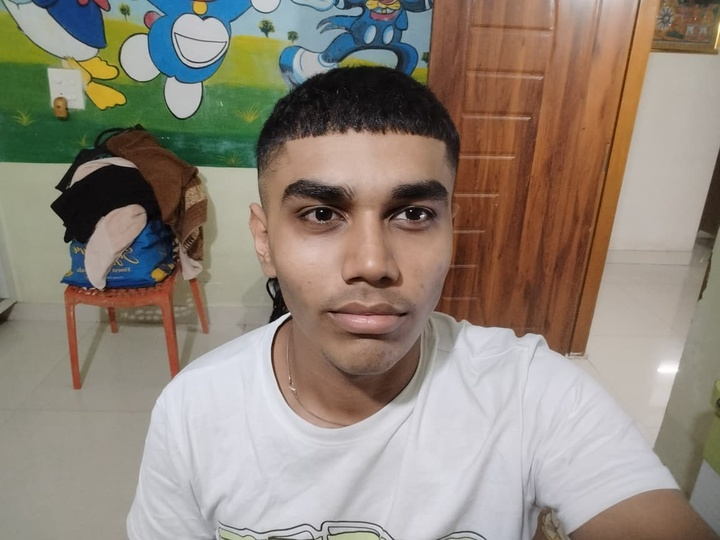
#> input picture face_reconigition/Training_Data/s1/11.jpg, 720 x 540 px, shrunk from 1152 x 864 before the run; its folder holds only this picture in this run
$ python main.py
#> lines starting #> are read from the running program, lines starting #| are printed output that depends on the picture
import cv2
import os
import numpy as np

# Load Haar Cascade
face_cascade = cv2.CascadeClassifier(
    cv2.data.haarcascades + "haarcascade_frontalface_default.xml"
)

# -----------------------------
# Detect Face
# -----------------------------
def detect_face(img):

    gray = cv2.cvtColor(img, cv2.COLOR_BGR2GRAY)

    faces = face_cascade.detectMultiScale(
        gray,
        scaleFactor=1.2,
        minNeighbors=5
    )

    if len(faces) == 0:
        return None, None

    (x, y, w, h) = faces[0]

    return gray[y:y+h, x:x+w], (x, y, w, h)


# -----------------------------
# Prepare Training Data
# -----------------------------
def prepare_training_data(data_folder_path):

#> called with data_folder_path = 'Training_Data'
    faces = []
    labels = []

    for dir_name in os.listdir(data_folder_path):

        if not dir_name.startswith("s"):
            continue

        label = int(dir_name.replace("s", ""))

        subject_dir_path = os.path.join(data_folder_path, dir_name)

        for image_name in os.listdir(subject_dir_path):

            # Accept jpg, jpeg and png images
            if not image_name.lower().endswith((".jpg", ".jpeg", ".png")):
                continue

            image_path = os.path.join(subject_dir_path, image_name)

            image = cv2.imread(image_path)
#> image is the input picture: shape (540, 720, 3); mean B, G, R 122, 134.2, 145

            if image is None:
                continue

            face, rect = detect_face(image)
#> in detect_face, `gray = cv2.cvtColor(img, cv2.COLOR_BGR2GRAY)`:
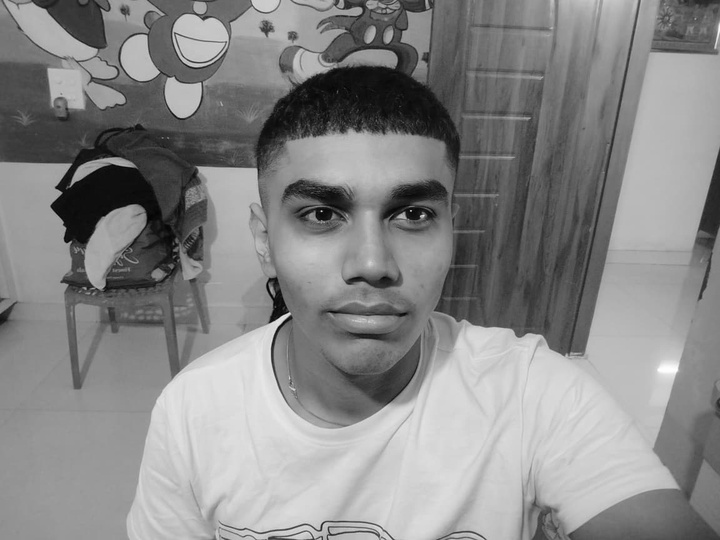
#> gray: shape (540, 720); min 0, max 254, mean 136
#> in detect_face, `faces = face_cascade.detectMultiScale( gray, scaleFactor=1.2, minNeigh..`: faces = [[247, 117, 242, 242]]
#> in detect_face, `(x, y, w, h) = faces[0]`: x = 247; y = 117; w = 242
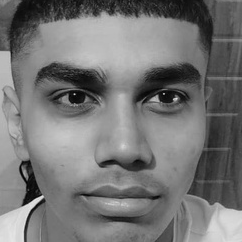
#> face: shape (242, 242); min 0, max 230, mean 117.3
#> rect = (247, 117, 242, 242)

            if face is not None:
                faces.append(face)
                labels.append(label)
#> pass 2 of the loop in prepare_training_data, `for dir_name in os.listdir(data_folder_path):`:
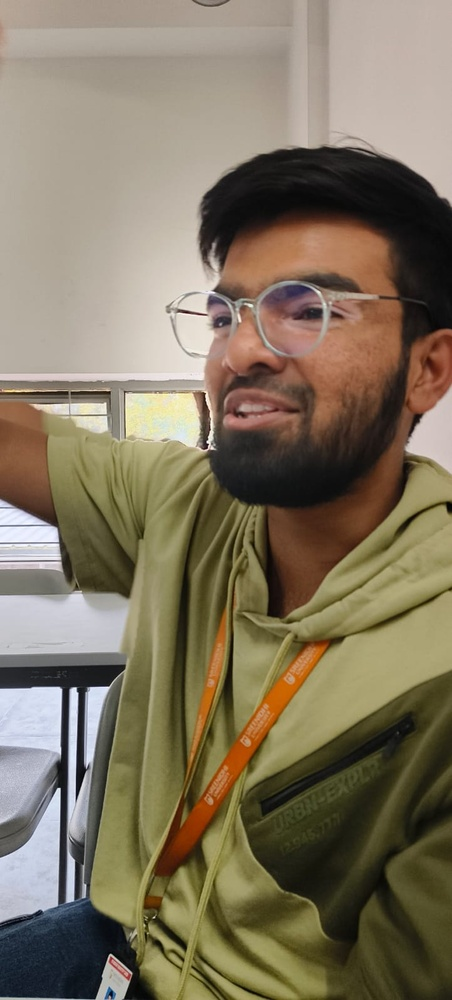
#> input picture face_reconigition/Training_Data/s2/10.jpeg, 452 x 1000 px, shrunk from 722 x 1599 before the run
#> in prepare_training_data, image is the input picture: shape (1000, 452, 3); mean B, G, R 95.8, 117.4, 128.8
#> in detect_face (call 2), `gray = cv2.cvtColor(img, cv2.COLOR_BGR2GRAY)`:
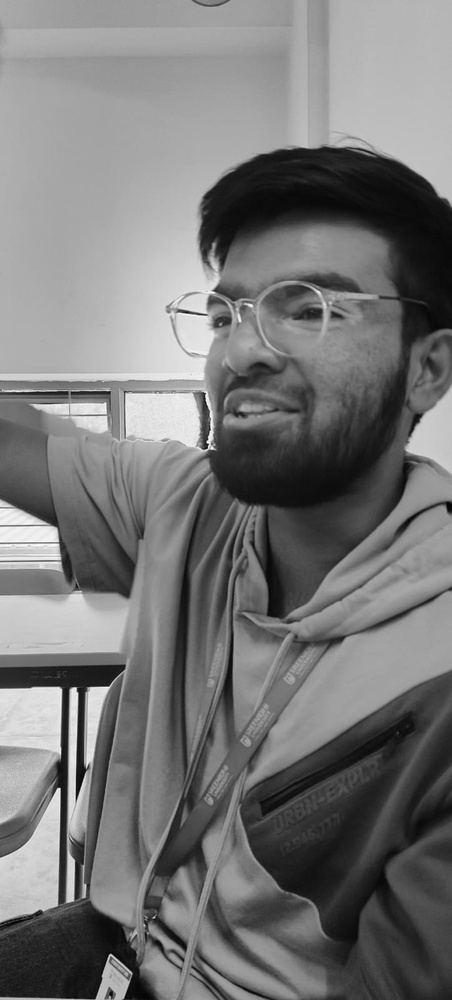
#> gray: shape (1000, 452); min 0, max 252, mean 118.4
#> in detect_face (call 2), `faces = face_cascade.detectMultiScale( gray, scaleFactor=1.2, minNeigh..`: faces = [[160, 231, 202, 202]]
#> x = 160; y = 231; w = 202
#> in prepare_training_data, `face, rect = detect_face(image)`:
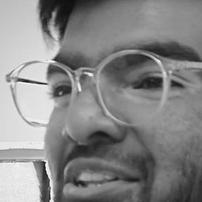
#> face: shape (202, 202); min 14, max 251, mean 134.2
#> rect = (160, 231, 202, 202)

    return faces, labels


# -----------------------------
# Train Model
# -----------------------------
print("Preparing training data...")

faces, labels = prepare_training_data("Training_Data")
#> faces = 2 items; labels = [1, 2]

print("Faces Found:", len(faces))
#| Faces Found: 2
print("Labels:", len(labels))
#| Labels: 2

if len(faces) == 0:
    print("No faces found in Training_Data folder!")
    exit()

recognizer = cv2.face.LBPHFaceRecognizer_create()

recognizer.train(faces, np.array(labels))

print("Training Completed Successfully!")


# -----------------------------
# Labels
# -----------------------------
subjects = [
    "",
    "Dharmik",
    "Sohail"
]


# -----------------------------
# Predict Function
# -----------------------------
def predict(test_img):

    img = test_img.copy()

    face, rect = detect_face(img)

    if face is None:
        print("No face detected in test image!")
        return img

    label, confidence = recognizer.predict(face)

    print("Predicted Label:", label)
    print("Person:", subjects[label])
    print("Confidence:", confidence)

    (x, y, w, h) = rect

    cv2.rectangle(
        img,
        (x, y),
        (x + w, y + h),
        (0, 255, 0),
        2
    )

    cv2.putText(
        img,
        subjects[label],
        (x, y - 10),
        cv2.FONT_HERSHEY_SIMPLEX,
        0.9,
        (0, 255, 0),
        2
    )

    return img


# -----------------------------
# Test Image
# -----------------------------
test_img = cv2.imread("test.jpg")

if test_img is None:
    print("Error: test.jpg not found!")
    exit()
#> (the program exits here)
